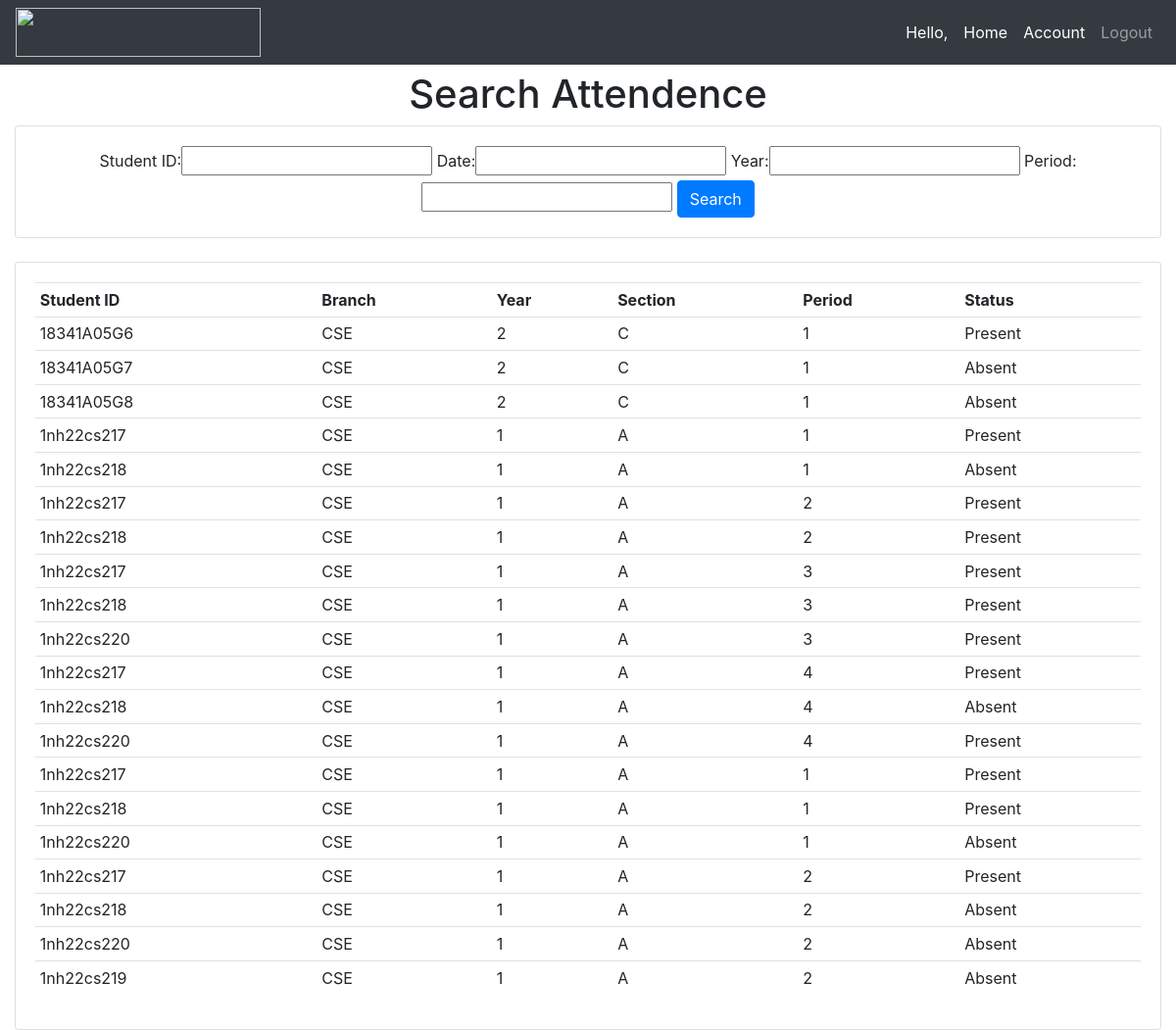
/searchattendence/, run on the app's committed database.
### attendence_sys/models.py (models this page shows, shortened)
class Attendence(models.Model):
    Faculty_Name = models.CharField(max_length=200, null=True, blank=True)
    Student_ID = models.CharField(max_length=200, null=True, blank=True)
    date = models.DateField(auto_now_add = True, null = True)
    time = models.TimeField(auto_now_add=True, null = True)
    branch = models.CharField(max_length=200, null = True)
    year = models.CharField(max_length=200, null = True)
    section = models.CharField(max_length=200, null = True)
    period = models.CharField(max_length=200, null = True)
    status = models.CharField(max_length=200, null = True, default='Absent')

### attendence_sys/views.py (the view)
# urls.py: path('searchattendence/', views.searchAttendence, name='searchattendence'),
def searchAttendence(request):
    attendences = Attendence.objects.all()
    myFilter = AttendenceFilter(request.GET, queryset=attendences)
    return render(request, 'attendence_sys/attendence.html', {
        'myFilter': myFilter,
        'attendences': myFilter.qs,
        'ta': False
    })

### attendence_sys/templates/attendence_sys/attendence.html (shortened to what this page needs)
{% extends 'attendence_sys/main.html' %}
{% block content %}
{% if ta == False %}
<center><h1>Search Attendence</h1></center>
<div class="row">
	<div class="col">
		<div class="card card-body">
			<center>
				<form method="get">
					{{myFilter.form}}
		    		<button class="btn btn-primary" type="submit">Search</button>
				</form>
			</center>
		</div>
	</div>
</div>
<br>
<div class="row">
	<div class="col-sm-12">
		<div class="card card-body">
			<table class="table table-sm">
				<tr>
					<th>Student ID</th>
					<th>Branch</th>
					<th>Year</th>
					<th>Section</th>
					<th>Period</th>
					<th>Status</th>
				</tr>
				{% for attendence in attendences %}
				<tr>
                    <td>{{ attendence.Student_ID }}</td>
					<td>{{ attendence.branch }}</td>
					<td>{{ attendence.year }}</td>
					<td>{{ attendence.section }}</td>
					<td>{{ attendence.period }}</td>
					<td>{{ attendence.status }}</td>
				</tr>
				{% endfor %}
			</table>
		</div>
	</div>
</div>
{% endif %}
{% endblock %}

### attendence_sys/templates/attendence_sys/main.html (shortened to what this page needs)
<!DOCTYPE html>
<html>
<head>
	<link rel="stylesheet" href="https://stackpath.bootstrapcdn.com/bootstrap/4.3.1/css/bootstrap.min.css">
</head>
<body>
	{%  include 'attendence_sys/navbar.html' %}
	<br>
<br>
<br>
	<div class="container-fluid">
	{% block content %}
	{% endblock %}
    </div>
</body>
</html>

### attendence_sys/templates/attendence_sys/navbar.html (shortened to what this page needs)
{% load static %}
<nav class="navbar navbar-expand-lg navbar-dark fixed-top bg-dark">
 <img src="{% static 'images/logo.png' %}" height="50px" width="250px">
  <div class="collapse navbar-collapse" id="navbarNav">
    <ul class="navbar-nav ml-auto">
      <li class="nav-item active">
        <span class="nav-link">Hello, {{ request.user.faculty }}</span>
      </li>
      <li class="nav-item active">
        <a href="{% url 'home' %}" class="nav-link">Home</a>
      </li>
      <li class="nav-item active">
        <a class="nav-link" href="{% url 'account' %}">Account</a>
      </li>
      <li class="nav-item">
        <a class="nav-link" href="{% url 'logout' %}">Logout</a>
      </li>
    </ul>
  </div>
</nav>

### data on the page
Attendence: Student_ID "18341A05G6", branch "CSE", year "2", section "C", period "1", status "Present"
Attendence: Student_ID "18341A05G7", branch "CSE", year "2", section "C", period "1", status "Absent"
Attendence: Student_ID "18341A05G8", branch "CSE", year "2", section "C", period "1", status "Absent"
Attendence: Student_ID "1nh22cs217", branch "CSE", year "1", section "A", period "1", status "Present"
Attendence: Student_ID "1nh22cs218", branch "CSE", year "1", section "A", period "1", status "Absent"
Attendence: Student_ID "1nh22cs217", branch "CSE", year "1", section "A", period "2", status "Present"
Attendence: Student_ID "1nh22cs218", branch "CSE", year "1", section "A", period "2", status "Present"
Attendence: Student_ID "1nh22cs217", branch "CSE", year "1", section "A", period "3", status "Present"
Attendence: Student_ID "1nh22cs218", branch "CSE", year "1", section "A", period "3", status "Present"
Attendence: Student_ID "1nh22cs220", branch "CSE", year "1", section "A", period "3", status "Present"
Attendence: Student_ID "1nh22cs217", branch "CSE", year "1", section "A", period "4", status "Present"
Attendence: Student_ID "1nh22cs218", branch "CSE", year "1", section "A", period "4", status "Absent"
Attendence: Student_ID "1nh22cs220", branch "CSE", year "1", section "A", period "4", status "Present"
Attendence: Student_ID "1nh22cs217", branch "CSE", year "1", section "A", period "1", status "Present"
Attendence: Student_ID "1nh22cs218", branch "CSE", year "1", section "A", period "1", status "Present"
Attendence: Student_ID "1nh22cs220", branch "CSE", year "1", section "A", period "1", status "Absent"
Attendence: Student_ID "1nh22cs217", branch "CSE", year "1", section "A", period "2", status "Present"
Attendence: Student_ID "1nh22cs218", branch "CSE", year "1", section "A", period "2", status "Absent"
Attendence: Student_ID "1nh22cs220", branch "CSE", year "1", section "A", period "2", status "Absent"
Attendence: Student_ID "1nh22cs219", branch "CSE", year "1", section "A", period "2", status "Absent"
